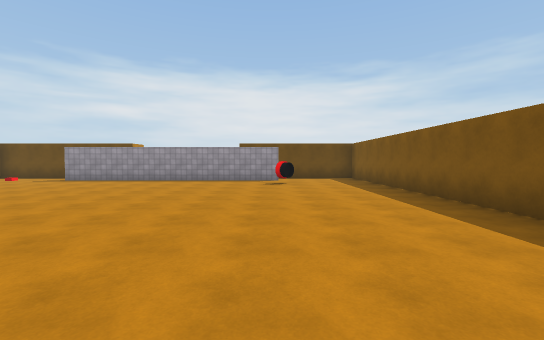
View 1 (above)

23 first-person views from a walk through a 3-D level made in the Unity game engine. The camera is 1.5 m above the floor, tilts 2° down and sees 90° across. The floor is counted in squares, 2 m on a side. Each view is taken from the middle of a square. On the plan, view 1 faces up. The plan holds only what a view shows up to about 10 squares ahead; the rest is blank. The place goes on beyond the plan. The player character is not drawn. Some animated figures are left out. Surface patterns are stand-ins for the level's own textures.

View 2
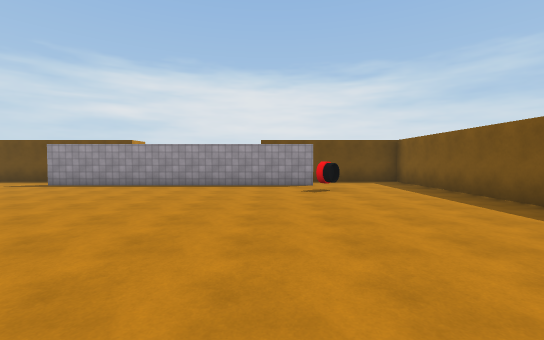

View 3
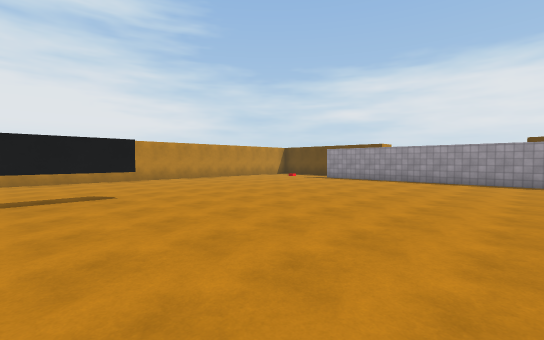

View 4
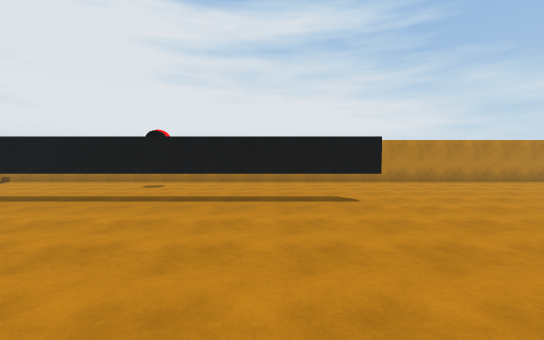

View 5
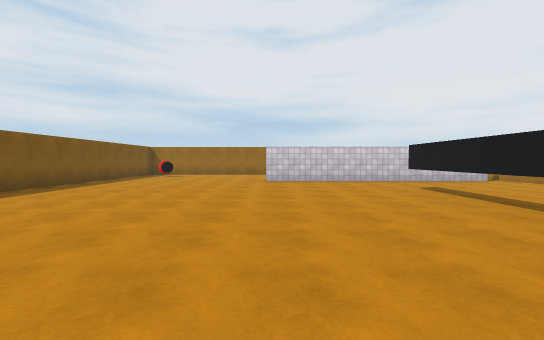

View 6
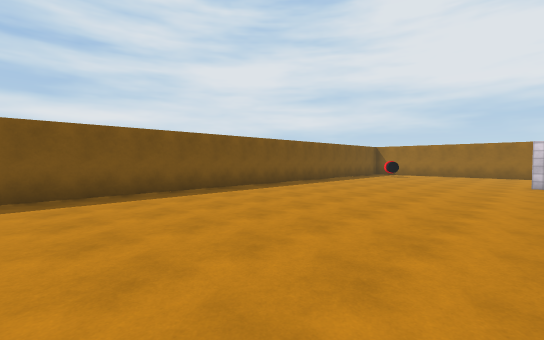

View 7
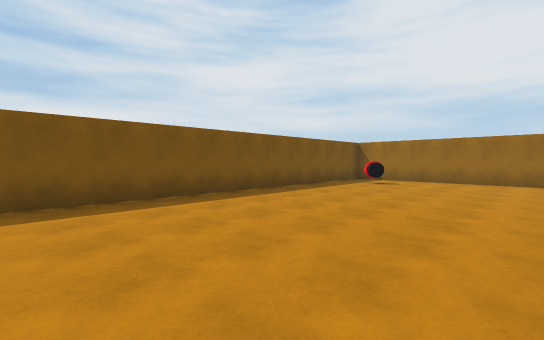

View 8
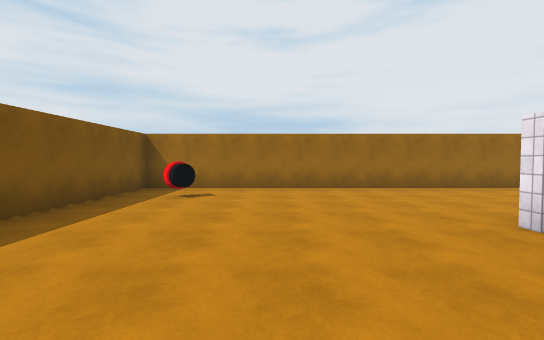

View 9
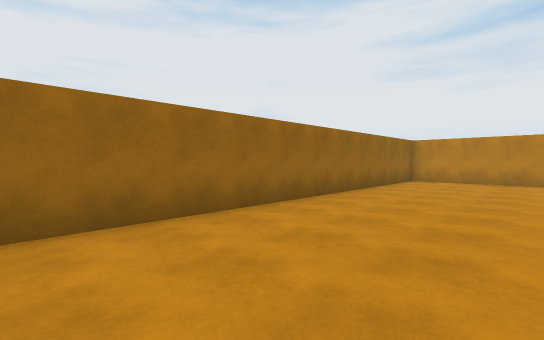

View 10
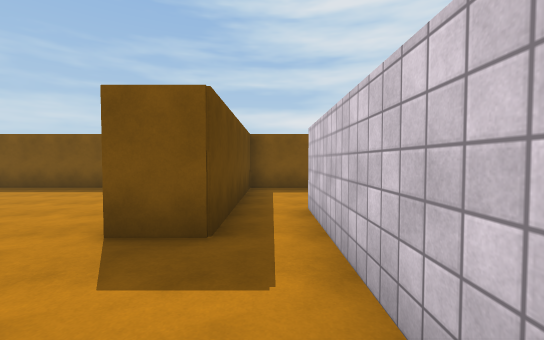

View 11
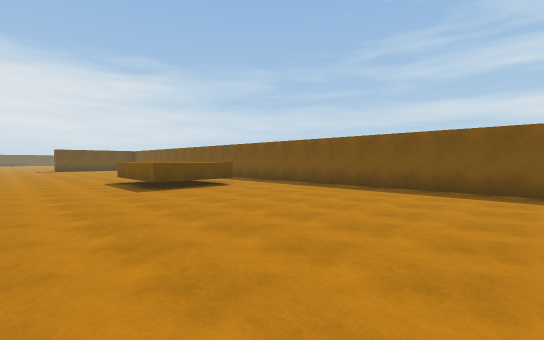

View 12
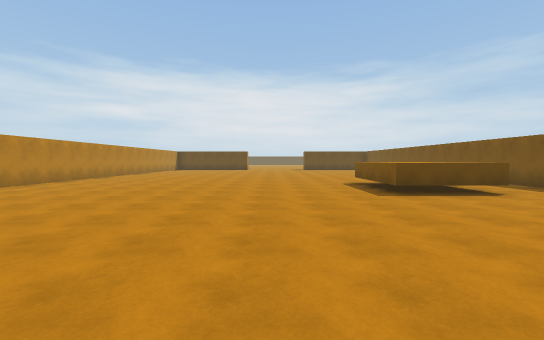

View 13
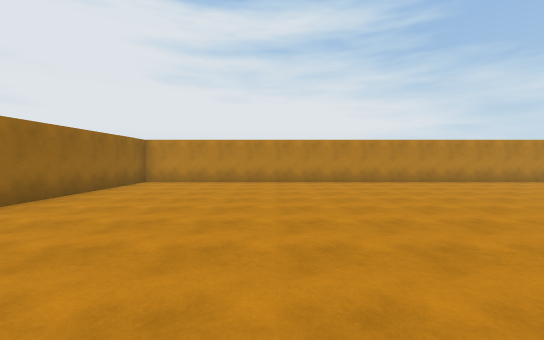

View 14
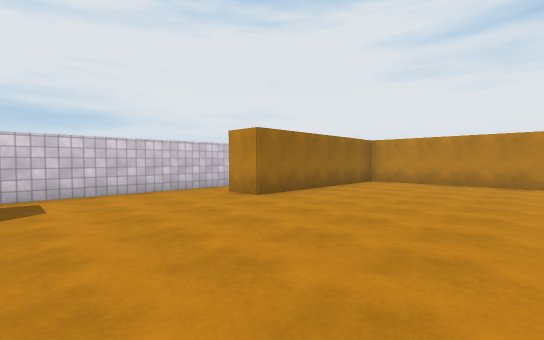

View 15
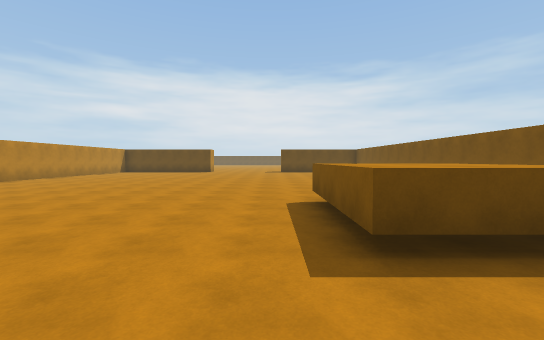

View 16
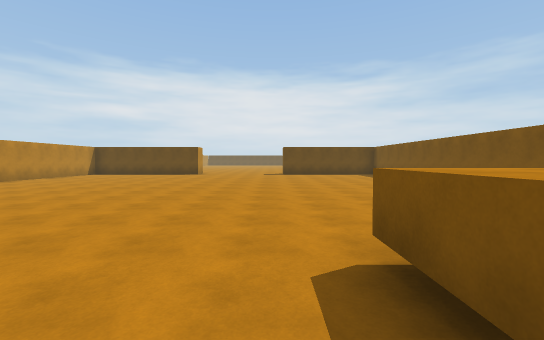

View 17
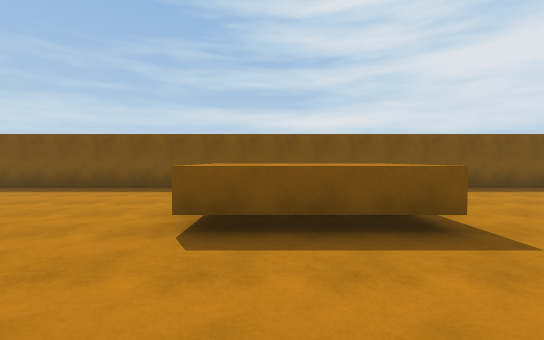

View 18
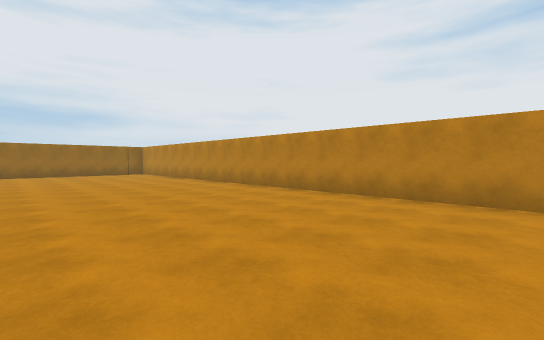

View 19
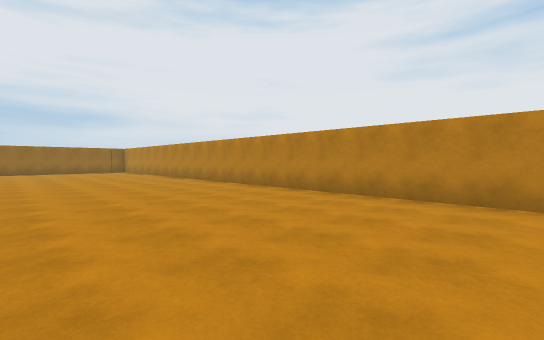

View 20
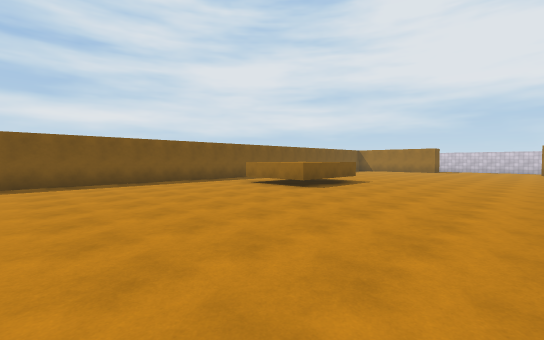

View 21
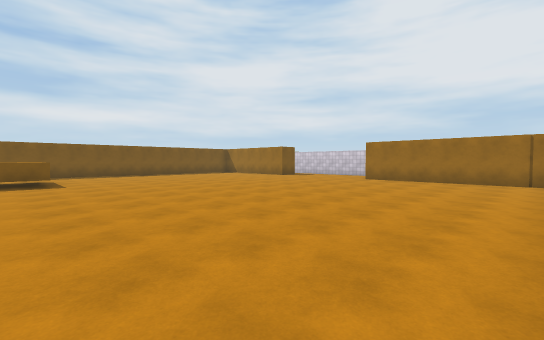

View 22
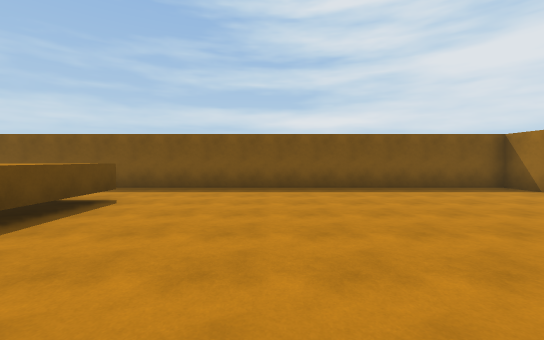

View 23
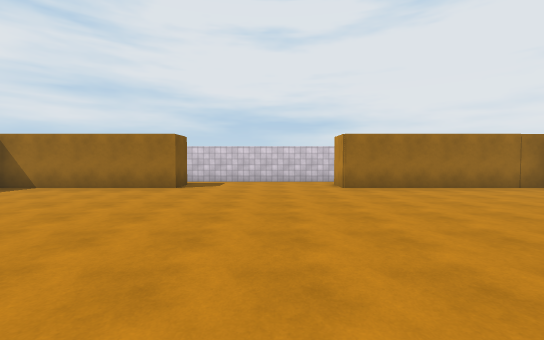

### Floor plan
Key: @ floor where view 1 was taken; # wall or solid block; . floor; ^ raised ledge; T thing the floor can be seen under or through; O other object.
Columns run from 12 left of view 1 to 4 right of it. Each row starts with its distance up from view 1.
 31 #...............#
 30 #...............#
 29 #...............#
 28 #...............#
 27 #...............#
 26 #...............#
 25 #..........^^^..#
 24 #..........^^^..#
 23 #..........^^^..#
 22 #..........^^^..#
 21 #...............#
 20 #...............#
 19 #...............#
 18 #...............#
 17 #...............#
 16 #...............#
 15 #...............#
 14 #...............#
 13 #...............#
 12 #######....######
 11   ..............#
 10 #  ..########...#
  9 #. .........O...#
  8 #...........O...#
  7 #...............#
  6 #...............#
  5 #...............#
  4 #...............#
  3 #...............
  2 #..............
  1 #....T..........#
  0 #....T......@...#
 -1 #....T..........#
 -2 #....T..........#
 -3 #....T..........#
 -4 #....T..........#
 -5 #....T..........#
 -6 #....T..........#
 -7 #...............#
 -8 #...............#
 -9 #.########......#
-10 #...............#
-11 #...............#
-12 #.............O.#
-13 #.............O.#
-14 #################

Where each view was taken, in squares from view 1:
view 1: 0 up, 0 right, facing up
view 2: 2 up, 1 left, facing up
view 3: 0 up, 1 left, facing up-left
view 4: 0 up, 2 left, facing left
view 5: 1 up, 3 left, facing down
view 6: 1 up, 3 left, facing down-right
view 7: 3 down, 2 left, facing down-right
view 8: 6 down, 0 right, facing down
view 9: 10 down, 1 left, facing down-left
view 10: 11 up, 4 left, facing right
view 11: 15 up, 4 left, facing up-right
view 12: 16 up, 4 left, facing up
view 13: 17 up, 2 left, facing left
view 14: 17 up, 2 left, facing down-left
view 15: 20 up, 2 left, facing up
view 16: 23 up, 2 left, facing up
view 17: 24 up, 4 left, facing right
view 18: 28 up, 6 left, facing down-left
view 19: 31 up, 6 left, facing down-left
view 20: 31 up, 6 left, facing down-right
view 21: 23 up, 11 left, facing down-right
view 22: 19 up, 4 left, facing right
view 23: 20 up, 4 left, facing down
